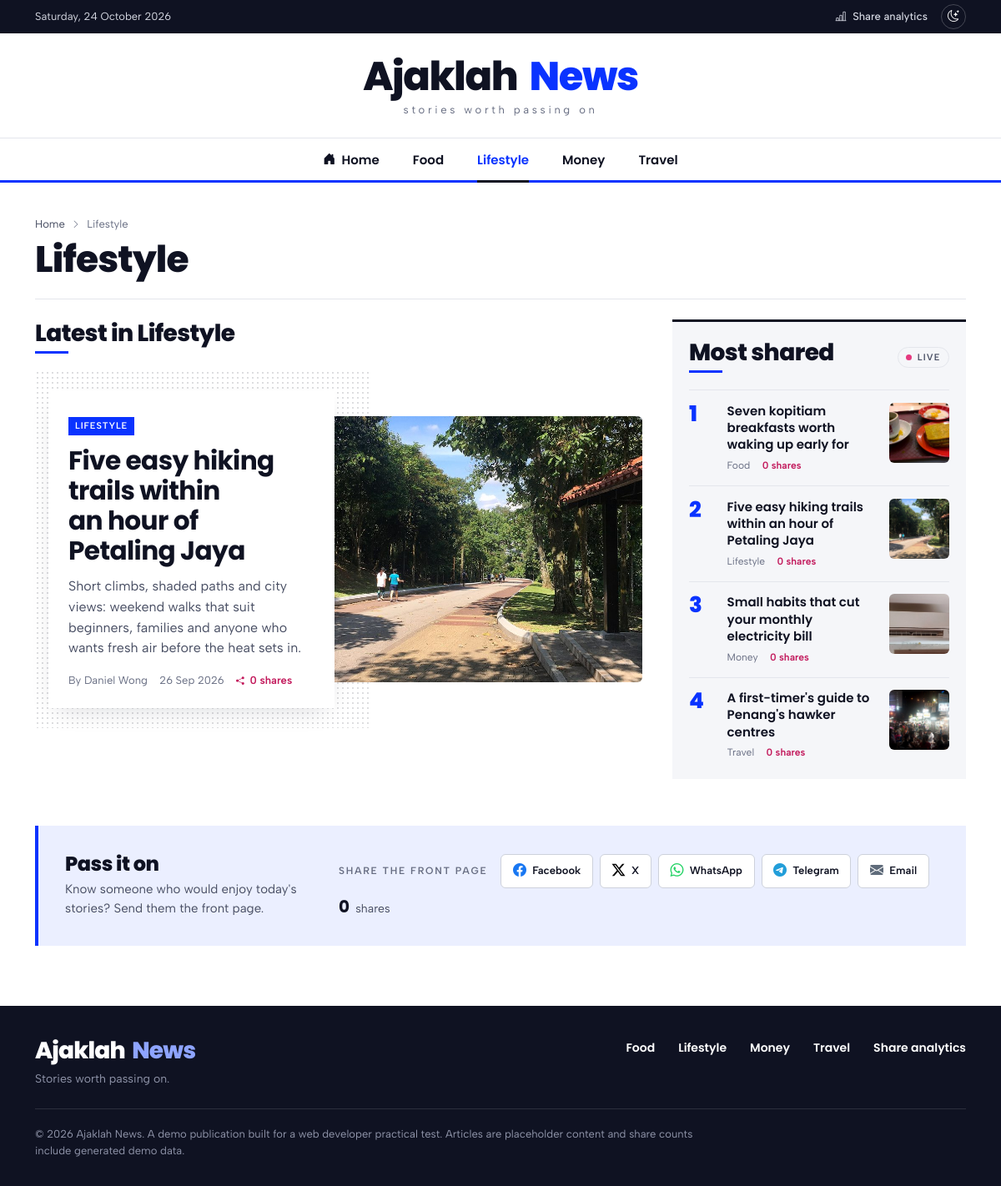
The app's page /public/?section=lifestyle with its own data.
### tables this page shows
CREATE TABLE IF NOT EXISTS platforms (
    id                 SMALLINT UNSIGNED NOT NULL AUTO_INCREMENT,
    slug               VARCHAR(32)  NOT NULL COMMENT 'Stable identifier sent by the front-end, e.g. "whatsapp"',
    name               VARCHAR(64)  NOT NULL,
    share_url_template VARCHAR(512) NOT NULL COMMENT 'Placeholders: {url}, {title}, {description}',
    icon               VARCHAR(64)  NOT NULL DEFAULT 'bi-share-fill' COMMENT 'Bootstrap Icons class',
    color              CHAR(7)      NOT NULL DEFAULT '#6C757D' COMMENT 'Brand colour used for buttons and graphs',
    sort_order         SMALLINT UNSIGNED NOT NULL DEFAULT 0,
    is_active          TINYINT(1)   NOT NULL DEFAULT 1,
    created_at         DATETIME     NOT NULL DEFAULT CURRENT_TIMESTAMP,
    updated_at         DATETIME     NOT NULL DEFAULT CURRENT_TIMESTAMP ON UPDATE CURRENT_TIMESTAMP,
    PRIMARY KEY (id),
    UNIQUE KEY uq_platforms_slug (slug)
);

### public/index.php (called while the page is built, shortened)
<?php
require dirname(__DIR__) . '/src/bootstrap.php';
$db = Database::connection();
$allArticles = ArticleRepository::all();
$homeUrl = app_url();
$requested = is_string($_GET['section'] ?? null) ? strtolower($_GET['section']) : '';
$section = null;
foreach (ArticleRepository::sections() as $name) {
    if (strtolower($name) === $requested) {
        $section = $name;
    }
}
$articles = $section === null
    ? $allArticles
    : array_values(array_filter($allArticles, static fn (array $a): bool => $a['category'] === $section));
$urls = array_map([ArticleRepository::class, 'url'], $allArticles);
$shareCounts = (new ShareClickRepository($db))->countsForUrls([...$urls, $homeUrl]);
View::render('site/home', [
    'meta' => [
        'title' => $section === null ? config('app.site_name') . ' — Latest stories' : $section,
        'description' => $section === null
            ? 'Food, travel, money and lifestyle stories from around Malaysia.'
            : 'The latest ' . strtolower($section) . ' stories from ' . config('app.site_name') . '.',
        'url' => $section === null ? $homeUrl : app_url('?section=' . rawurlencode(strtolower($section))),
        'image' => ArticleRepository::coverUrl('front-page'),
        'type' => 'website',
    ],
    'section' => $section,
    'homeUrl' => $homeUrl,
    'articles' => $articles,
    'allArticles' => $allArticles,
    'shareCounts' => $shareCounts,
    'platforms' => (new PlatformRepository($db))->active(),
], 'site/layout');

### src/Repository/PlatformRepository.php (called while the page is built, shortened)
<?php
final class PlatformRepository
{
    public function active(): array
    {
        return $this->db->query('SELECT * FROM platforms WHERE is_active = 1 ORDER BY sort_order, name')->fetchAll();
    }
}

### src/Share/ShareLinkBuilder.php (called while the page is built, shortened)
<?php
final class ShareLinkBuilder
{
    public static function build(string $template, array $page): string
    {
        return strtr($template, [
            '{url}' => rawurlencode($page['url']),
            '{title}' => rawurlencode((string) ($page['title'] ?? '')),
            '{description}' => rawurlencode((string) ($page['description'] ?? '')),
        ]);
    }
    public static function opensInNewWindow(string $template): bool
    {
        return stripos($template, 'mailto:') !== 0;
    }
}

### src/bootstrap.php (called while the page is built, shortened)
<?php
spl_autoload_register(static function (string $class): void {
    $prefix = 'App\\';
    $file = APP_ROOT . '/src/' . str_replace('\\', '/', substr($class, strlen($prefix))) . '.php';
});
require APP_ROOT . '/src/helpers.php';

### templates/site/share-bar.php (the view, shortened to what this page needs)
<?php
$variant ??= 'night';
$labelId = 'share-label-' . substr(md5($page['url'] . $label . $variant), 0, 8);
?>
<div class="share-bar share-bar--<?= e($variant) ?>" data-share-bar
     data-endpoint="<?= e(url('api/track.php')) ?>"
     data-url="<?= e($page['url']) ?>"
     data-title="<?= e($page['title']) ?>"
     <?php if ($variant === 'dock'): ?>role="region" aria-label="Share this story"<?php endif; ?>>
    <p class="share-bar__label" id="<?= e($labelId) ?>"><?= e($label) ?></p>
    <ul class="share-bar__list" aria-labelledby="<?= e($labelId) ?>">
        <?php foreach ($platforms as $platform): ?>
            <?php $newWindow = ShareLinkBuilder::opensInNewWindow($platform['share_url_template']); ?>
            <li>
                <a class="gel"
                   href="<?= e(ShareLinkBuilder::build($platform['share_url_template'], $page)) ?>"
                   style="--gel: <?= e($platform['color']) ?>; --gel-night: <?= e(on_stage($platform['color'])) ?>"
                   data-platform="<?= e($platform['slug']) ?>"
                   <?php if ($newWindow): ?>target="_blank" rel="noopener noreferrer" data-popup<?php endif; ?>
                   title="Share on <?= e($platform['name']) ?>"
                   aria-label="Share on <?= e($platform['name']) ?>">
                    <i class="bi <?= e($platform['icon']) ?> gel__icon" aria-hidden="true"></i>
                    <span class="gel__name"><?= e($platform['name']) ?></span>
                </a>
            </li>
        <?php endforeach; ?>
    </ul>
    <p class="share-bar__count" aria-live="polite">
        <strong class="share-bar__number" data-share-count><?= e(number_format($count)) ?></strong>
        <span data-share-noun><?= $count === 1 ? 'share' : 'shares' ?></span>
    </p>
</div>

### public/assets/css/theme.css (style rules this page uses)
:root { --brand: #0A33FF; --brand-strong: #0626C7; --brand-ink: #0A33FF; --brand-soft: #EBEFFF; --hot: #C2185B; --live: #E5397F; --bg: #FFFFFF; --surface: #FFFFFF; --surface-2: #F5F6F9; --surface-3: #ECEEF3; --ink: #0F1222; --ink-soft: #474D62; --ink-faint: #676D82; --line: #E4E6EC; --line-strong: #CDD1DB; --topbar: #0F1222; --topbar-ink: #D5D8E2; --shadow-sm: 0 1px 2px rgba(15, 18, 34, .06); --shadow-md: 0 10px 30px -12px rgba(15, 18, 34, .18); --dots: rgba(15, 18, 34, .14); --code: #B0125A; --font-display: "Poppins", "Segoe UI", system-ui, sans-serif; --font-text: "Albert Sans", system-ui, -apple-system, "Segoe UI", sans-serif; --radius: 10px; --radius-sm: 6px; --ease-out: cubic-bezier(.16, 1, .3, 1); color-scheme: light; }
html { scrollbar-color: var(--line-strong) var(--bg); }

### public/assets/css/site.css (style rules this page uses)
body.site { margin: 0; background: var(--bg); color: var(--ink); font-family: var(--font-text); font-size: 1.0625rem; line-height: 1.55; -webkit-font-smoothing: antialiased; }
body.site a { color: inherit; }
.share-bar { display: flex; flex-wrap: wrap; align-items: center; gap: .75rem 1rem; }
.share-bar__label { margin: 0; color: var(--ink-faint); font-size: .75rem; font-weight: 600; letter-spacing: .14em; text-transform: uppercase; }
.share-bar__list { display: flex; flex-wrap: wrap; gap: .5rem; margin: 0; padding: 0; list-style: none; }
.share-bar__count { margin: 0; color: var(--ink-soft); font-size: .875rem; white-space: nowrap; }
.share-bar__number { display: inline-block; margin-right: .2rem; color: var(--ink); font-family: var(--font-display); font-size: 1.25rem; font-weight: 700; line-height: 1; }
.gel { --gel: #5F6B7A; --gel-night: var(--gel); --gel-c: var(--gel); position: relative; isolation: isolate; display: inline-flex; align-items: center; gap: .45rem; min-height: 2.5rem; padding: .45rem .85rem; overflow: hidden; border: 1px solid var(--line-strong); border-radius: var(--radius-sm); background: var(--surface); font-size: .8125rem; font-weight: 600; text-decoration: none; transition: border-color .2s var(--ease-out), background-color .2s var(--ease-out), transform .2s var(--ease-out); }
body.site .gel { color: var(--ink); }
.gel__icon { color: var(--gel-c); font-size: 1rem; }
.gel::before { content: ""; position: absolute; inset: 0; z-index: -1; background: radial-gradient(120% 140% at 50% 120%, var(--gel-c), transparent 70%); opacity: 0; }

### records on screen
platforms: name "Facebook"
platforms: name "X"
platforms: name "WhatsApp"
platforms: name "Telegram"
platforms: name "Email"

### other values on screen
implode(' ', $words) "Ajaklah Ajaklah"
$desk "News News"
$name "Food"
$name "Lifestyle"
$name "Money"
$name "Travel"
$section "Lifestyle"
$lead['category'] "LIFESTYLE"
$lead['title'] "Five easy hiking trails within an hour of Petaling Jaya"
$lead['summary'] "Short climbs, shaded paths and city views: weekend walks that suit beginners, families and anyone who wants fresh air before the heat sets in."
$lead['author'] "Daniel Wong"
$date($lead['published'], 'j M Y') "26 Sep 2026"
$shares($shareCounts[$leadUrl] ?? 0) "0 shares"
$article['title'] "Seven kopitiam breakfasts worth waking up early for"
$article['category'] "Food"
